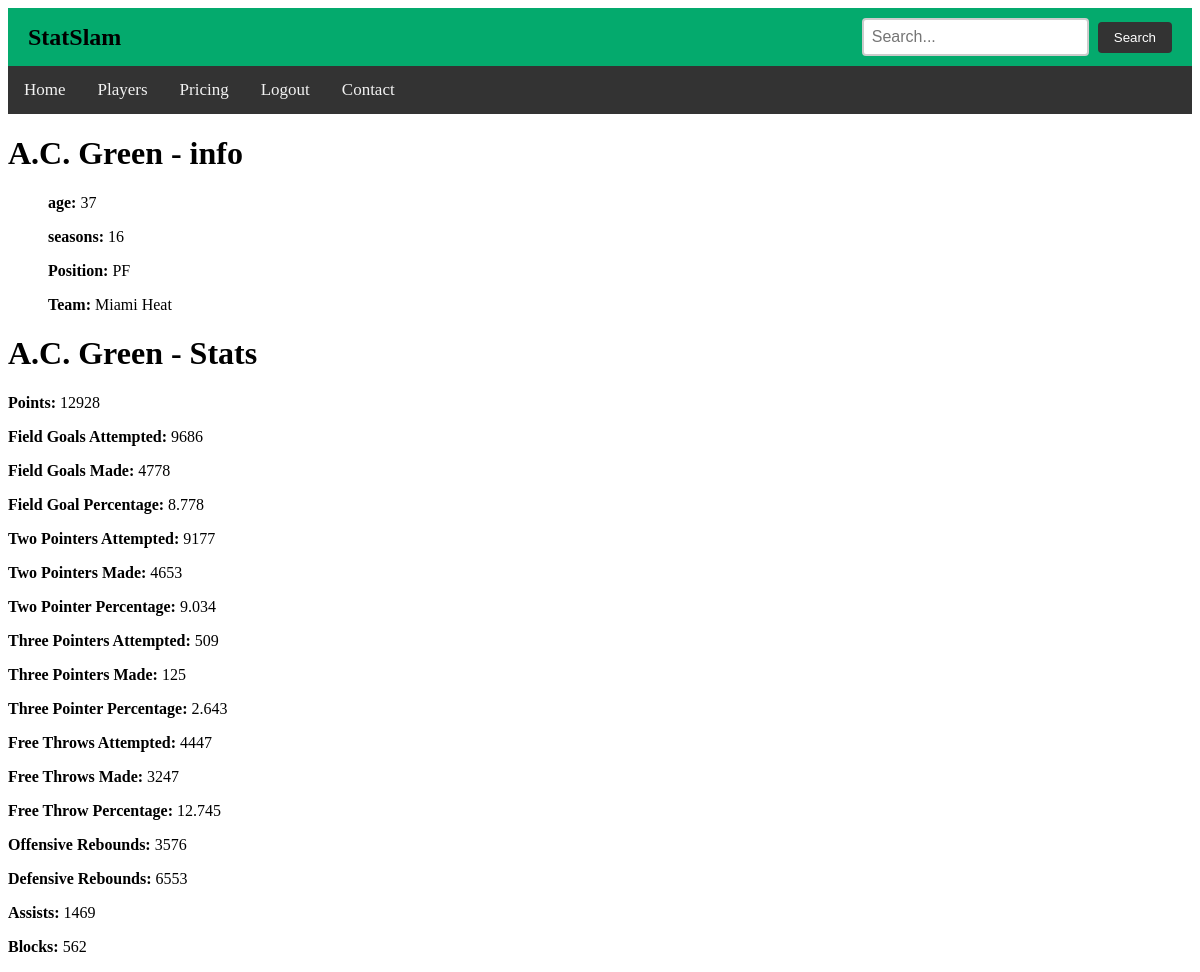
/playerstats.php?playerID=0 (signed in), run on the app's committed database.
### tables this page shows
CREATE TABLE `playerinfo` (
  `playerID` int(11) NOT NULL,
  `teamID` int(11) NOT NULL,
  `name` varchar(100) NOT NULL,
  `age` int(11) NOT NULL,
  `seasonsPlayed` int(11) NOT NULL DEFAULT 1,
  `position` varchar(10) DEFAULT NULL
);

CREATE TABLE `teaminfo` (
  `teamID` int(11) NOT NULL,
  `city` varchar(190) NOT NULL,
  `name` varchar(15) NOT NULL
);

CREATE TABLE `playertotals` (
  `recordID` int(11) NOT NULL,
  `playerID` int(11) NOT NULL,
  `fieldGoalsAttempted` int(11) NOT NULL DEFAULT 0,
  `fieldGoalsMade` int(11) NOT NULL DEFAULT 0,
  `fieldGoalPercentage` float NOT NULL DEFAULT 0,
  `points` int(11) NOT NULL DEFAULT 0,
  `threePointersAttempted` int(11) NOT NULL DEFAULT 0,
  `threePointersMade` int(11) NOT NULL DEFAULT 0,
  `threePointerPercentage` float NOT NULL DEFAULT 0,
  `twoPointersAttempted` int(11) NOT NULL DEFAULT 0,
  `twoPointersMade` int(11) NOT NULL DEFAULT 0,
  `twoPointerPercentage` float NOT NULL DEFAULT 0,
  `freeThrowsAttempted` int(11) NOT NULL DEFAULT 0,
  `freeThrowsMade` int(11) NOT NULL DEFAULT 0,
  `freeThrowPercentage` float NOT NULL DEFAULT 0,
  `offensiveRebounds` int(11) NOT NULL DEFAULT 0,
  `defensiveRebounds` int(11) NOT NULL DEFAULT 0,
  `assists` int(11) NOT NULL DEFAULT 0,
  `blocks` int(11) NOT NULL DEFAULT 0
);

### playerstats.php (the view, shortened to what this page needs)
<?php
$host = "localhost";
$username = "root";
$password = "";
$database = "statslam_db";
$conn = new mysqli($host, $username, $password, $database);
$playerID = isset($_GET["playerID"]) ? intval($_GET["playerID"]) : -1;
if ($playerID >= 0) {
    $stmt = $conn->prepare("SELECT * FROM playertotals WHERE playerID = ?");
    $stmt->bind_param("i", $playerID);
    $stmt->execute();
    $result = $stmt->get_result();
    if ($result->num_rows > 0) {
        $playerTotals = $result->fetch_assoc();
    } else {
        die("error with player totals");
    }
} else {
    die("Invalid player ID.");
}
if ($playerID >= 0) {
    $stmt = $conn->prepare(
        "SELECT name,age,seasonsPlayed,position,teamID FROM playerinfo WHERE playerID = ?"
    );
    $stmt->bind_param("i", $playerID);
    $stmt->execute();
    $result = $stmt->get_result();
    if ($result->num_rows > 0) {
        $playerInfo = $result->fetch_assoc();
    } else {
        die("error with player info");
    }
} else {
    die("issue with players");
}
$stmt = $conn->prepare("SELECT city, name FROM teaminfo WHERE teamID = ?");
$stmt->bind_param("i", $playerInfo["teamID"]);
$stmt->execute();
$result = $stmt->get_result();
if ($result->num_rows > 0) {
    $row = $result->fetch_assoc();
    $teamName = $row["city"] . " " . $row["name"];
} else {
    die("Team not found.");
}
?>
<!DOCTYPE html>
<html lang="en">
<head>
    <div class="header-container">
        <h1 class="webHeader">StatSlam</h1>
        <div class="search-container">
            <form action="search.php" method="post">
                <input type="text" class="search-input" name="search" placeholder="Search...">
                <button type="submit" class="search-button">Search</button>
            </form>
        </div>
    </div>
    <link rel="stylesheet" href="index.css">
</head>
<body>
    <div class="topnav">
              <a href="index.php">Home</a>
              <a href="allPlayers.php">Players</a>
              <a href="pricing.php">Pricing</a>
              <?php if (!isset($_SESSION["userID"])): ?>
                  <a href="login.php">Login</a>
                  <a href="signUp.php">Sign Up</a>
              <?php else: ?>
                  <a href="logout.php">Logout</a>
              <?php endif; ?>
              <a href="contact.php">Contact</a>
            </div>
    <div class="container">
        <h1><?= htmlspecialchars($playerInfo["name"]) ?> - info</h1>
        <?php if (!empty($playerInfo)): ?>
            <ul>
                <p><strong>age:</strong> <?= htmlspecialchars(
                    $playerInfo["age"]
                ) ?></p>
                <p><strong>seasons:</strong> <?= htmlspecialchars(
                    $playerInfo["seasonsPlayed"]
                ) ?></p>
                <p><strong>Position:</strong> <?= htmlspecialchars(
                    $playerInfo["position"]
                ) ?></p>
                <p><strong>Team:</strong> <?= htmlspecialchars($teamName) ?></p>
            </ul>
    <div class="container">
        <h1><?= htmlspecialchars($playerInfo["name"]) ?> - Stats</h1>
        <p><strong>Points:</strong> <?= htmlspecialchars(
            $playerTotals["points"]
        ) ?></p>
        <p><strong>Field Goals Attempted:</strong> <?= htmlspecialchars(
            $playerTotals["fieldGoalsAttempted"]
        ) ?></p>
        <p><strong>Field Goals Made:</strong> <?= htmlspecialchars(
            $playerTotals["fieldGoalsMade"]
        ) ?></p>
        <p><strong>Field Goal Percentage:</strong> <?= htmlspecialchars(
            $playerTotals["fieldGoalPercentage"]
        ) ?></p>
        <p><strong>Two Pointers Attempted:</strong> <?= htmlspecialchars(
            $playerTotals["twoPointersAttempted"]
        ) ?></p>
        <p><strong>Two Pointers Made:</strong> <?= htmlspecialchars(
            $playerTotals["twoPointersMade"]
        ) ?></p>
        <p><strong>Two Pointer Percentage:</strong> <?= htmlspecialchars(
            $playerTotals["twoPointerPercentage"]
        ) ?></p>
        <p><strong>Three Pointers Attempted:</strong> <?= htmlspecialchars(
            $playerTotals["threePointersAttempted"]
        ) ?></p>
        <p><strong>Three Pointers Made:</strong> <?= htmlspecialchars(
            $playerTotals["threePointersMade"]
        ) ?></p>
        <p><strong>Three Pointer Percentage:</strong> <?= htmlspecialchars(
            $playerTotals["threePointerPercentage"]
        ) ?></p>
        <p><strong>Free Throws Attempted:</strong> <?= htmlspecialchars(
            $playerTotals["freeThrowsAttempted"]
        ) ?></p>
        <p><strong>Free Throws Made:</strong> <?= htmlspecialchars(
            $playerTotals["freeThrowsMade"]
        ) ?></p>
        <p><strong>Free Throw Percentage:</strong> <?= htmlspecialchars(
            $playerTotals["freeThrowPercentage"]
        ) ?></p>
        <p><strong>Offensive Rebounds:</strong> <?= htmlspecialchars(
            $playerTotals["offensiveRebounds"]
        ) ?></p>
        <p><strong>Defensive Rebounds:</strong> <?= htmlspecialchars(
            $playerTotals["defensiveRebounds"]
        ) ?></p>
        <p><strong>Assists:</strong> <?= htmlspecialchars(
            $playerTotals["assists"]
        ) ?></p>
        <p><strong>Blocks:</strong> <?= htmlspecialchars(
            $playerTotals["blocks"]
        ) ?></p>
    </div>
            <?php else: ?>
            <p>No players found for this team.</p>
        <?php endif; ?>
    </div>
</body>
</html>

### index.css (style rules this page uses)
body { padding: 0px; }
.topnav { background-color: #333; overflow: hidden; }
.topnav a { float: left; color: #f2f2f2; text-align: center; padding: 14px 16px; text-decoration: none; font-size: 17px; }
.webHeader { color: #000000; background: #04aa6d; }
.header-container { display: flex; justify-content: space-between; align-items: center; background: #04aa6d; padding: 10px 20px; width: 100%; box-sizing: border-box; }
.webHeader { margin: 0; font-size: 24px; color: #000000; }
.search-container { display: flex; align-items: center; margin: 0; }
.search-input { padding: 8px; border: 2px solid #ccc; border-radius: 4px; font-size: 16px; }
.search-button { padding: 8px 16px; margin-left: 5px; border: none; background-color: #333; color: white; border-radius: 4px; cursor: pointer; transition: background-color 0.3s ease; }

### data on the page
playerinfo: name "A.C. Green", age "37", seasonsPlayed "16", position "PF"
teaminfo: teamName "Miami Heat"
playertotals: points "12928", fieldGoalsAttempted "9686", fieldGoalsMade "4778", fieldGoalPercentage "8.778", twoPointersAttempted "9177", twoPointersMade "4653", twoPointerPercentage "9.034", threePointersAttempted "509", threePointersMade "125", threePointerPercentage "2.643", freeThrowsAttempted "4447", freeThrowsMade "3247", freeThrowPercentage "12.745", offensiveRebounds "3576", defensiveRebounds "6553", assists "1469", blocks "562"
